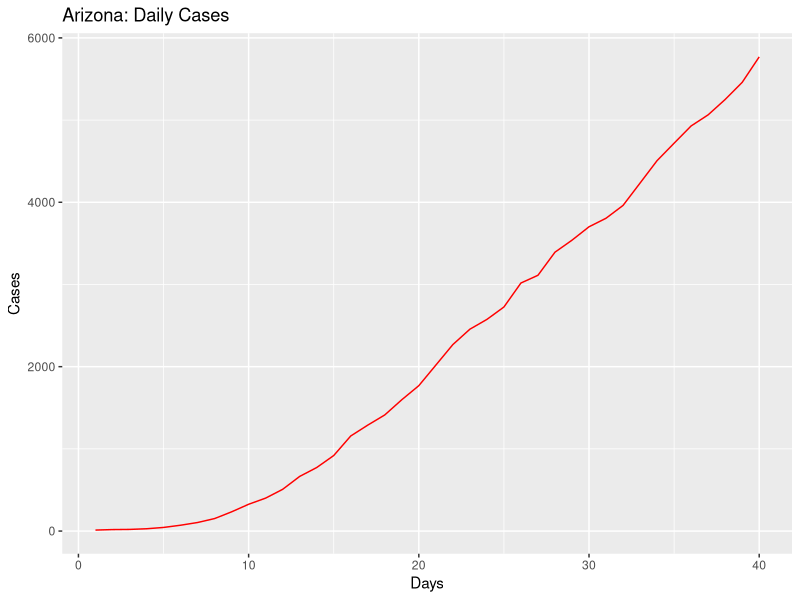
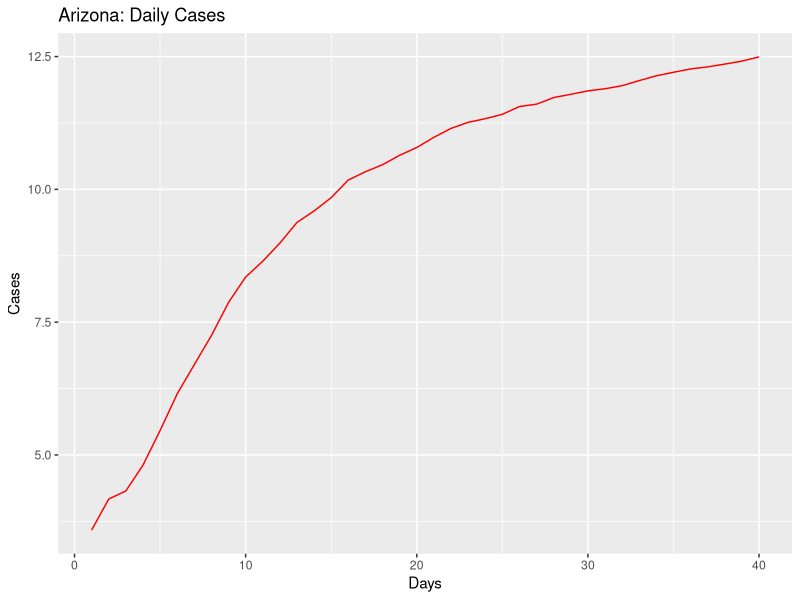
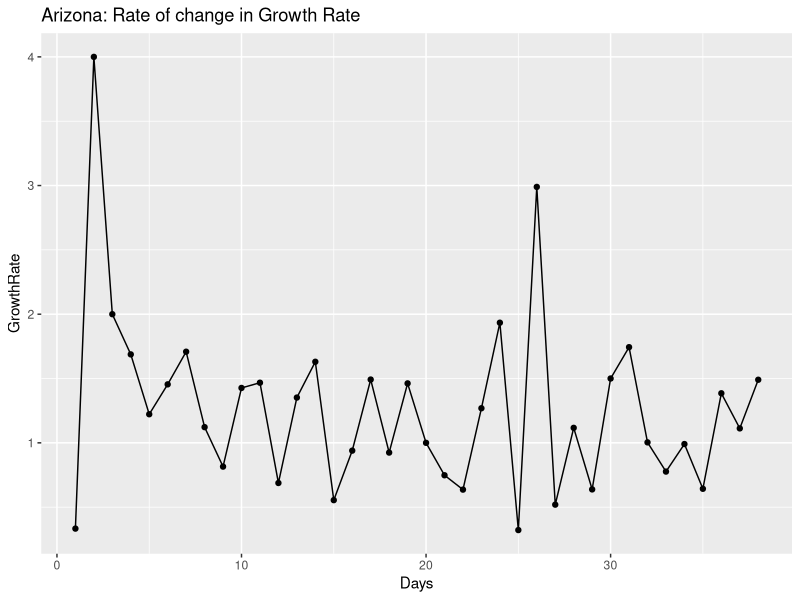
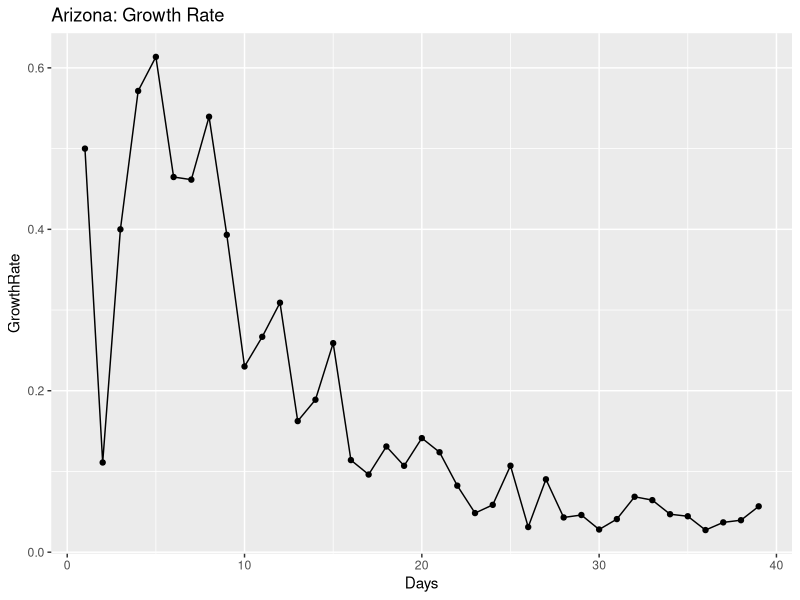
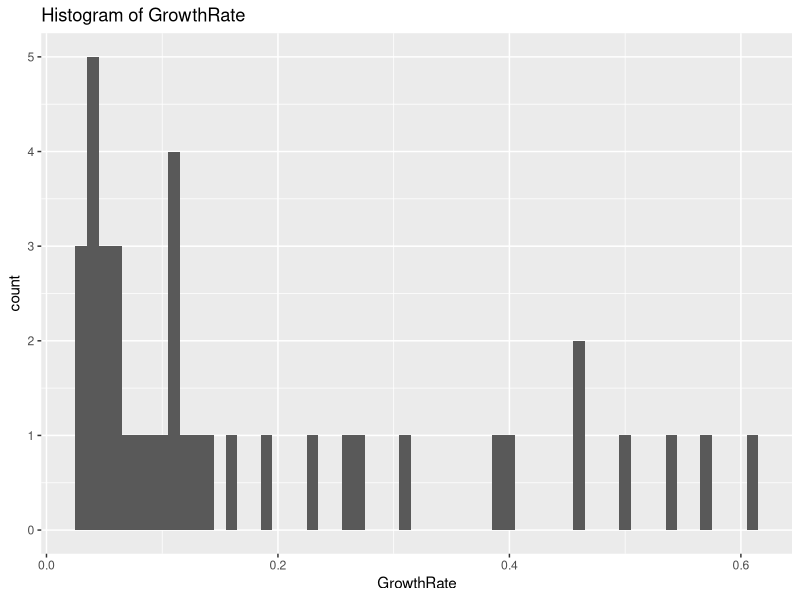
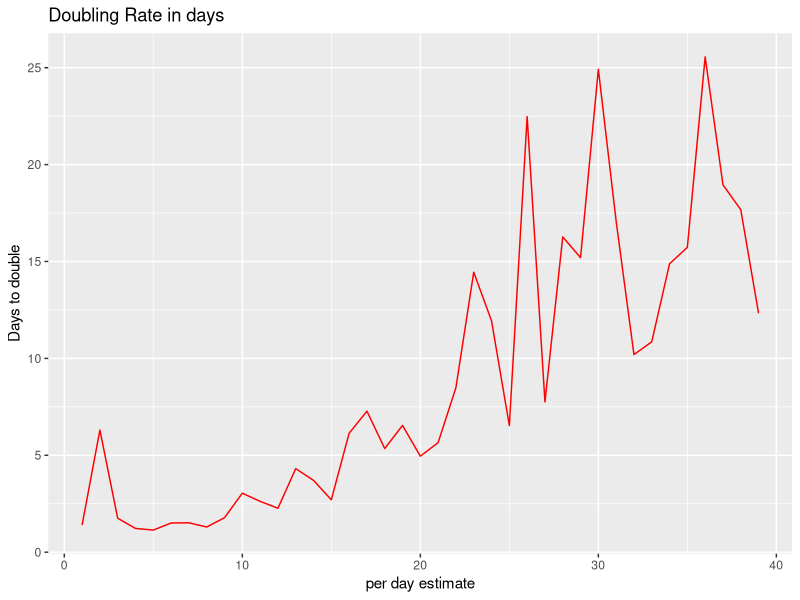
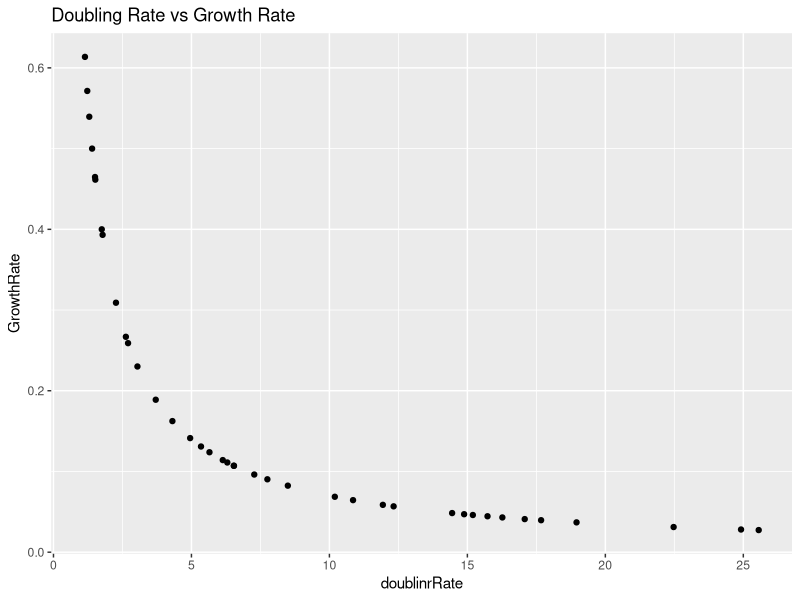
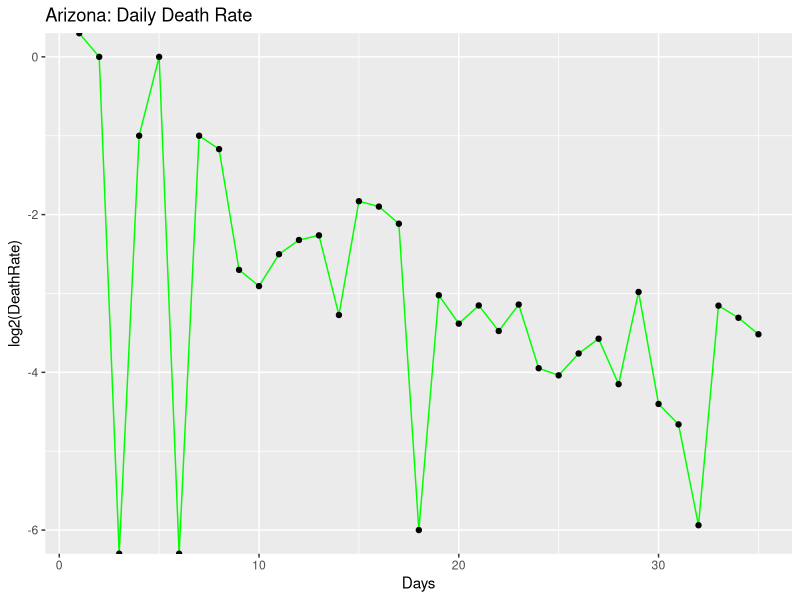

Generate these figures, in order, with R:
## ---- chunk 1
knitr::opts_chunk$set(echo = TRUE)
## ---- chunk 2
library(ggplot2)
library(gridExtra)
library(dplyr)

coronaGrowth <- function(absoluteNumbers){
  growthfactor <- NULL
  absgrowth <- NULL
  for(i in 1:length(absoluteNumbers))
  {
    #print((absoluteNumbers[i]-absoluteNumbers[i+1]/absoluteNumbers[i+1])/absoluteNumbers[i+1])
    growthfactor[i] <- ((absoluteNumbers[i]-absoluteNumbers[i+1]))/(absoluteNumbers[i+1]-absoluteNumbers[i+2])  
    #growthfactor[i] <- ((absoluteNumbers[i]-absoluteNumbers[i+1]))/(absolutenumbers[i])
  }
  
  return (rev(growthfactor))
}

DailyGrowthRate <- function(absoluteNumbers)
{
  growthfactor <- NULL
  absgrowth <- NULL
  for(i in 1:length(absoluteNumbers))
  {
    #print((absoluteNumbers[i]-absoluteNumbers[i+1]/absoluteNumbers[i+1])/absoluteNumbers[i+1])
    growthfactor[i] <- ((absoluteNumbers[i]/absoluteNumbers[i+1]))-1 
    #growthfactor[i] <- ((absoluteNumbers[i]-absoluteNumbers[i+1]))/(absolutenumbers[i])
  }
  
  return (rev(growthfactor))  
}

DoublingRate <- function(absoluteNumbers)
{
  doublingrRate <- NULL
  cumsum <- NULL
  for(i in 1:length(absoluteNumbers))
  {
    
    doublingrRate[i] <- (70/(absoluteNumbers[i]*100))
    
  }
  return ((doublingrRate))  
}

#Calculate the mean and median growth rate:
MeanMediangrowthrate <- function(dataTrend1)
{
  MeanGRTrend <- NULL
  MedianGRTrend <- NULL
  
  for(i in 1:length(dataTrend1$GrowthRate))
  {
    MedianGRTrend[i] <- median(dataTrend1[1:i,"GrowthRate"])
    MeanGRTrend[i] <- mean(dataTrend1[1:i,"GrowthRate"])
  }
  
  dataTrend1$MedianGRT = MedianGRTrend
  dataTrend1$MeanGRT = MeanGRTrend
  
  return(dataTrend1)

}

#Calculate ratio of newdeaths/newcases
newDeathstonewCases <- function(absolutenumbers,totaldeaths)
{
  newCases <- NULL
  newDeaths <- NULL
  for(i in 1:length(absolutenumbers))
  {
    if(i == length(absolutenumbers))
    {
      print("reached the end")
    }else{
     newDeaths[i] = (totaldeaths[i]-totaldeaths[i+1])
     newCases[i] = (absolutenumbers[i]-absolutenumbers[i+1]) 
    }
  }
  

  days <- seq(2:length(absolutenumbers))
 return(data.frame( newDeaths = rev(newDeaths),newCases = rev(newCases),Days = days))
 
}

#Calculate ratio of deaths to totalCases
totalDeathstoCases <- function(absolutenumbers,totaldeaths)
{
  ratio <- NULL
  for(i in 1:length(absolutenumbers))
  {

     ratio[i] = (totaldeaths[i])/(absolutenumbers[i]) 
  }
  
  return(rev(ratio))
}
## ---- chunk 3
#Arizona

absolutenumbers <- c(5769,5459,5251,5064,4929,4719,4507,4234,3962,3806,3702,3539,3393,3112,3018,2726,2575,2456,2269,2019,1769,1598,1413,1289,1157,919,773,665,508,401,326,234,152,104,71,44,28,20,18,12)

totaldeaths <- c(249,229,208,187,184,177,169,150,142,131,122,115,108,97,89,80,73,65,64,52,41,32,29,24,20,17,15,13,9,6,6,3,2,2,1,0,0,0,0,0)

#America
#absolutenumbers <- c(101.7*1000,83.8*1000,65.8*1000,53.7*1000,43.8*1000,33.3*1000,25*1000,19*1000,13.7*1000,7.8*1000,6.4*1000,4.6*1000,3.5*1000,2.7*1000)
## ---- chunk 4
growthrate <- na.exclude(coronaGrowth(absolutenumbers))
days <- seq(1:length(growthrate))
dataTrend <- data.frame(GrowthRate = growthrate,Days = days)
print(dataTrend)
p1 <- ggplot(data=dataTrend, aes(x=Days, y=GrowthRate, group=1)) +ggtitle("Arizona: Rate of change in Growth Rate")+
  geom_line()+
  geom_point()

print(dataTrend)
#print(dataTrend1)




growthrate1 <- na.exclude(DailyGrowthRate(absolutenumbers))
doublingrate1 <- na.exclude(DoublingRate(growthrate1))
days1 <- seq(1:length(growthrate1))
dataTrend1 <- data.frame(GrowthRate = growthrate1,Days = days1,doublinrRate = doublingrate1)
print(dataTrend1)
multiplier <- tail(dataTrend1, n = 1)
pred_val <- (head(absolutenumbers, n = 1)*multiplier[,"GrowthRate"])+head(absolutenumbers, n = 1)

p2 <- ggplot(data=dataTrend1, aes(x=Days, y=GrowthRate, group=1)) +ggtitle("Arizona: Growth Rate")+
  geom_line()+
  geom_point()

days <- seq(1:length(absolutenumbers))
growthrate <- append(growthrate, c(1,1),after = 0)
dataOriginal <- data.frame(Cases = rev(absolutenumbers), Days = days)
p3<- ggplot() +geom_line(data=dataOriginal, aes(x=Days, y=Cases,),color = "Red")+labs(title="Arizona: Daily Cases", y="Cases", x="Days")

p3_log<- ggplot() +geom_line(data=dataOriginal, aes(x=Days, y=log2(Cases)),color = "Red")+labs(title="Arizona: Daily Cases", y="Cases", x="Days")+
  #geom_line(data=dataOriginal, aes(x=Days+1, y=Prediction),color = "Blue")
  geom_point()



# Analyze growth rate to get interval of values
summary(dataTrend1$GrowthRate)
dataTrend1%>%select("GrowthRate")%>%summarise(meanGR = mean(GrowthRate), medianGR = median(GrowthRate), sdGR = sd(GrowthRate))
p4 <- ggplot(data = dataTrend1, aes(x = GrowthRate))+ggtitle("Histogram of GrowthRate")+geom_histogram(binwidth = 0.01)


#Analyze the doubling rate
p5<- ggplot() +geom_line(data=dataTrend1, aes(x=Days, y=doublinrRate),color = "Red")+labs(title="Doubling Rate in days", y="Days to double", x ="per day estimate")+
  #geom_line(data=dataOriginal, aes(x=Days+1, y=Prediction),color = "Blue")
  geom_point()

#Scatter plor of Growthrate versus Doubling Rate
p6 <- ggplot()+geom_point(data = dataTrend1, aes(x = doublinrRate, y = GrowthRate))+labs(title = "Doubling Rate vs Growth Rate")

dataTrend1 <- MeanMediangrowthrate(dataTrend1 = dataTrend1)

#Median growth rate trend 
#Median growth rate trend 
p7 <- ggplot()+geom_line(data = dataTrend1, aes(x = Days, y = MedianGRT),color = "Blue")+labs(title = "Arizona Median(BLUE)VsMean(RED) Growth Rate")+geom_line(data=dataTrend1, aes(x=Days , y=MeanGRT),color = "Red")


deathrate1 <- na.exclude(DailyGrowthRate(totaldeaths))
doublingdeathrate1 <- na.exclude(DoublingRate(deathrate1))
days1 <- seq(1:length(deathrate1))
dataDeathTrend1 <- data.frame(DeathRate = deathrate1,Days = days1,doublinrRate = doublingdeathrate1)
#print(dataDeathTrend1)
#multiplier <- tail(totaldeaths, n = 1)
#pred_val <- (head(dataDeathTrend1, n = 1)*multiplier[,"DeathRate"])+head(dataDeathTrend1, n = 1)

p8 <- ggplot(data=dataDeathTrend1, aes(x=Days, y=log2(DeathRate), group=1)) +ggtitle("Arizona: Daily Death Rate")+
  geom_line(color = "Green")+
  geom_point()


rationewdeathtocases <- newDeathstonewCases(absolutenumbers,totaldeaths)

p9 <- ggplot(data=rationewdeathtocases, aes(x=Days, y=log2(newCases), group=1)) +ggtitle("Arizona:newCases(Orange)")+
  geom_line(color = "Orange")+geom_point()

totaldeathstocases <- totalDeathstoCases(absolutenumbers,totaldeaths)
days <- seq(1:length(absolutenumbers))
datatotaldeathstocasesTrend <- data.frame(ratio = totaldeathstocases,Days = days)
#Scatter plot of totalcases to totaldeaths
p10 <- ggplot(data=datatotaldeathstocasesTrend, aes(x=Days, y=ratio, group=1)) +ggtitle("Arizona: TotalDeaths/TotalCases")+
  geom_line(color = "Yellow")+
  geom_point()

#Confidence Interval for mean population GrowthRate:
meanGR = mean(dataTrend1$GrowthRate)
sdGR = sd(dataTrend1$GrowthRate)

uppperlimitGR= meanGR+sdGR
lowerlimitGR = meanGR-sdGR

#Predictions based on: Current Growth Rate, MeanGrowth Rate, Upper GrowthRate, Lower GrowthRate
pred_val_Current <- (head(absolutenumbers, n = 1)*multiplier[,"GrowthRate"])+head(absolutenumbers, n = 1)
pred_val_MeanGR <- (head(absolutenumbers, n = 1)*meanGR)+head(absolutenumbers, n = 1)
pred_val_upperGR <- (head(absolutenumbers, n = 1)*uppperlimitGR)+head(absolutenumbers, n = 1)
pred_val_lowerGR <- (head(absolutenumbers, n = 1)*lowerlimitGR)+head(absolutenumbers, n = 1)

print("Current GR:")
print(multiplier[,"GrowthRate"])
print(pred_val_Current)

print("Mean GR:")
print(meanGR)
print(pred_val_MeanGR)

print("Upperlimit GR:")
print(uppperlimitGR)
print(pred_val_upperGR)

print("Lowerlimit GR:")
print(lowerlimitGR)
print(pred_val_lowerGR)

#Doubling rate:-
DRCurrent <- round(70/(meanGR*100),digits = 0)
DRMedian <- round(70/(median(dataTrend1$GrowthRate)*100),digits = 0)
latestDRCurrent <- round(tail(dataTrend1$doublinrRate,n=1),digits = 0)

## ---- chunk 5
#grid.arrange(p3,p3_log,p1,p2,p4,p5,p6,nrow = 4, ncol = 2)
print(p3)
print(p3_log)
print(p1)
print(p2)
print(p4)
print(p5)
print(p6)
print(p8)
print(p9)
print(p10)
print(p7)
## ---- chunk 6
library(ggplot2)
library(gridExtra)
library(dplyr)

coronaGrowth <- function(absoluteNumbers){
  growthfactor <- NULL
  absgrowth <- NULL
  for(i in 1:length(absoluteNumbers))
  {
    #print((absoluteNumbers[i]-absoluteNumbers[i+1]/absoluteNumbers[i+1])/absoluteNumbers[i+1])
    growthfactor[i] <- ((absoluteNumbers[i]-absoluteNumbers[i+1]))/(absoluteNumbers[i+1]-absoluteNumbers[i+2])  
    #growthfactor[i] <- ((absoluteNumbers[i]-absoluteNumbers[i+1]))/(absolutenumbers[i])
  }
  
  return (rev(growthfactor))
}

DailyGrowthRate <- function(absoluteNumbers)
{
  growthfactor <- NULL
  absgrowth <- NULL
  for(i in 1:length(absoluteNumbers))
  {
    #print((absoluteNumbers[i]-absoluteNumbers[i+1]/absoluteNumbers[i+1])/absoluteNumbers[i+1])
    growthfactor[i] <- ((absoluteNumbers[i]/absoluteNumbers[i+1]))-1 
    #growthfactor[i] <- ((absoluteNumbers[i]-absoluteNumbers[i+1]))/(absolutenumbers[i])
  }
  
  return (rev(growthfactor))  
}

DoublingRate <- function(absoluteNumbers)
{
  doublingrRate <- NULL
  cumsum <- NULL
  for(i in 1:length(absoluteNumbers))
  {
    
    doublingrRate[i] <- (70/(absoluteNumbers[i]*100))
    
  }
  return ((doublingrRate))  
}

#Calculate the mean and median growth rate:
MeanMediangrowthrate <- function(dataTrend1)
{
  MeanGRTrend <- NULL
  MedianGRTrend <- NULL
  
  for(i in 1:length(dataTrend1$GrowthRate))
  {
    MedianGRTrend[i] <- median(dataTrend1[1:i,"GrowthRate"])
    MeanGRTrend[i] <- mean(dataTrend1[1:i,"GrowthRate"])
  }
  
  dataTrend1$MedianGRT = MedianGRTrend
  dataTrend1$MeanGRT = MeanGRTrend
  
  return(dataTrend1)

}

# #Calculate ratio of newdeaths/newcases
# newDeathstonewCases <- function(absolutenumbers,totaldeaths)
# {
#   ratio <- NULL
#   for(i in 1:length(absolutenumbers))
#   {
#     if(i == length(absolutenumbers))
#     {
#       print("reached the end")
#     }else{
#      ratio[i] = (totaldeaths[i]-totaldeaths[i+1])/(absolutenumbers[i]-absolutenumbers[i+1]) 
#     }
#   }
#   
#   return(rev(ratio))
# }

#Calculate ratio of newdeaths/newcases
newDeathstonewCases <- function(absolutenumbers,totaldeaths)
{
  newCases <- NULL
  newDeaths <- NULL
  for(i in 1:length(absolutenumbers))
  {
    if(i == length(absolutenumbers))
    {
      print("reached the end")
    }else{
     newDeaths[i] = (totaldeaths[i]-totaldeaths[i+1])
     newCases[i] = (absolutenumbers[i]-absolutenumbers[i+1]) 
    }
  }
  

  days <- seq(2:length(absolutenumbers))
 return(data.frame( newDeaths = rev(newDeaths),newCases = rev(newCases),Days = days))
 
}

#Calculate ratio of deaths to totalCases
totalDeathstoCases <- function(absolutenumbers,totaldeaths)
{
  ratio <- NULL
  for(i in 1:length(absolutenumbers))
  {

     ratio[i] = (totaldeaths[i])/(absolutenumbers[i]) 
  }
  
  return(rev(ratio))
}

## ---- chunk 7
#Arizona
#absolutenumbers <- c(773,665,508,401,326,234,152,104,71,44,28,20,18,12)

#America

absolutenumbers <- c(876.156*1000,831.086*1000,804.759*1000,792.913*1000,762.896*1000,726.856*1000,686.431*1000,654.343*1000,622.412*1000,591.285*1000,573.138*1000,545.934*1000,521.623*1000,489.646*1000,454.615*1000,418.451*1000,386.571*1000,355.834*1000,327.871*1000,300.432*1000,265.506*1000,235.281*1000,205.035*1000,176.518*1000,145.369*1000,133.094*1000,123.578*1000,101.7*1000,83.8*1000,65.8*1000,53.7*1000,43.8*1000,33.3*1000,25*1000,19*1000,13.7*1000,7.8*1000,6.4*1000,4.6*1000,3.5*1000,2.7*1000)

totaldeaths <- c(49648,46249,43995,42517,40495,38200,35578,33490,27549,24618,22930,21474,20057,18325,16691,14791,12851,10880,9622,8457,7127,6081,5107,4057,3143,2585,2222,1697,1296,1028,781,556,414,301,255,206,150,110,87,69,57,48,41,38,30,26,22,19,15,12,11,9,6,1,1)




## ---- chunk 8
growthrate <- na.exclude(coronaGrowth(absolutenumbers))
days <- seq(1:length(growthrate))
dataTrend <- data.frame(GrowthRate = growthrate,Days = days)
print(dataTrend)
p1 <- ggplot(data=dataTrend, aes(x=Days, y=GrowthRate, group=1)) +ggtitle("US: Rate of change in Growth Rate")+
  geom_line()+
  geom_point()

print(dataTrend)
#print(dataTrend1)




growthrate1 <- na.exclude(DailyGrowthRate(absolutenumbers))
doublingrate1 <- na.exclude(DoublingRate(growthrate1))
days1 <- seq(1:length(growthrate1))
dataTrend1 <- data.frame(GrowthRate = growthrate1,Days = days1,doublinrRate = doublingrate1)
print(dataTrend1)
multiplier <- tail(dataTrend1, n = 1)
pred_val <- (head(absolutenumbers, n = 1)*multiplier[,"GrowthRate"])+head(absolutenumbers, n = 1)

p2 <- ggplot(data=dataTrend1, aes(x=Days, y=GrowthRate, group=1)) +ggtitle("US: Growth Rate")+
  geom_line()+
  geom_point()

days <- seq(1:length(absolutenumbers))
growthrate <- append(growthrate, c(1,1),after = 0)
dataOriginal <- data.frame(Cases = rev(absolutenumbers), Days = days)
p3<- ggplot() +geom_line(data=dataOriginal, aes(x=Days, y=Cases,),color = "Red")+labs(title="US: Daily Cases", y="Cases", x="Days")

p3_log<- ggplot() +geom_line(data=dataOriginal, aes(x=Days, y=log2(Cases)),color = "Red")+labs(title="US: Daily Cases", y="Cases", x="Days")+
  #geom_line(data=dataOriginal, aes(x=Days+1, y=Prediction),color = "Blue")
  geom_point()



# Analyze growth rate to get interval of values
summary(dataTrend1$GrowthRate)
dataTrend1%>%select("GrowthRate")%>%summarise(meanGR = mean(GrowthRate), medianGR = median(GrowthRate), sdGR = sd(GrowthRate))
p4 <- ggplot(data = dataTrend1, aes(x = GrowthRate))+ggtitle("Histogram of GrowthRate")+geom_histogram(binwidth = 0.01)


#Analyze the doubling rate
p5<- ggplot() +geom_line(data=dataTrend1, aes(x=Days, y=doublinrRate),color = "Red")+labs(title="Doubling Rate in days", y="Days to double", x ="per day estimate")+
  #geom_line(data=dataOriginal, aes(x=Days+1, y=Prediction),color = "Blue")
  geom_point()

#Scatter plor of Growthrate versus Doubling Rate
p6 <- ggplot()+geom_point(data = dataTrend1, aes(x = doublinrRate, y = GrowthRate))+labs(title = "Doubling Rate vs Growth Rate")

dataTrend1 <- MeanMediangrowthrate(dataTrend1 = dataTrend1)


#Median growth rate trend 
#Median growth rate trend 
p7 <- ggplot()+geom_line(data = dataTrend1, aes(x = Days, y = MedianGRT),color = "Blue")+labs(title = "US Median(BLUE)VsMean(RED) Growth Rate")+geom_line(data=dataTrend1, aes(x=Days , y=MeanGRT),color = "Red")

deathrate1 <- na.exclude(DailyGrowthRate(totaldeaths))
doublingdeathrate1 <- na.exclude(DoublingRate(deathrate1))
days1 <- seq(1:length(deathrate1))
dataDeathTrend1 <- data.frame(DeathRate = deathrate1,Days = days1,doublinrRate = doublingdeathrate1)
#print(dataDeathTrend1)
#multiplier <- tail(totaldeaths, n = 1)
#pred_val <- (head(dataDeathTrend1, n = 1)*multiplier[,"DeathRate"])+head(dataDeathTrend1, n = 1)

p8 <- ggplot(data=dataDeathTrend1, aes(x=Days, y=log2(DeathRate), group=1)) +ggtitle("US: Daily Death Rate")+
  geom_line(color = "Green")+
  geom_point()

rationewdeathtocases <- newDeathstonewCases(absolutenumbers,totaldeaths)

p9 <- ggplot(data=rationewdeathtocases, aes(x=Days, y=log2(newCases), group=1)) +ggtitle("US:newCases(Orange)")+
  geom_line(color = "Orange")+geom_point()
totaldeathstocases <- totalDeathstoCases(absolutenumbers,totaldeaths)
days <- seq(1:length(absolutenumbers))
datatotaldeathstocasesTrend <- data.frame(ratio = totaldeathstocases,Days = days)
#Scatter plot of totalcases to totaldeaths
p10 <- ggplot(data=datatotaldeathstocasesTrend, aes(x=Days, y=ratio, group=1)) +ggtitle("US: TotalDeaths/TotalCases")+
  geom_line(color = "Yellow")+
  geom_point()
#Confidence Interval for mean population GrowthRate:
meanGR = mean(dataTrend1$GrowthRate)
sdGR = sd(dataTrend1$GrowthRate)

uppperlimitGR= meanGR+sdGR
lowerlimitGR = meanGR-sdGR

#Predictions based on: Current Growth Rate, MeanGrowth Rate, Upper GrowthRate, Lower GrowthRate
pred_val_Current <- (head(absolutenumbers, n = 1)*multiplier[,"GrowthRate"])+head(absolutenumbers, n = 1)
pred_val_MeanGR <- (head(absolutenumbers, n = 1)*meanGR)+head(absolutenumbers, n = 1)
pred_val_upperGR <- (head(absolutenumbers, n = 1)*uppperlimitGR)+head(absolutenumbers, n = 1)
pred_val_lowerGR <- (head(absolutenumbers, n = 1)*lowerlimitGR)+head(absolutenumbers, n = 1)

print("Current GR:")
print(multiplier[,"GrowthRate"])
print(pred_val_Current)

print("Mean GR:")
print(meanGR)
print(pred_val_MeanGR)

print("Upperlimit GR:")
print(uppperlimitGR)
print(pred_val_upperGR)

print("Lowerlimit GR:")
print(lowerlimitGR)
print(pred_val_lowerGR)

#Doubling rate:-
DRCurrent <- round(70/(meanGR*100),digits = 0)
DRMedian <- round(70/(median(dataTrend1$GrowthRate)*100),digits = 0)
latestDRCurrent <- round(tail(dataTrend1$doublinrRate,n=1),digits = 0)

## ---- chunk 9
#grid.arrange(p3,p3_log,p1,p2,p4,p5,p6,nrow = 4, ncol = 2)
print(p3)
print(p3_log)
print(p1)
print(p2)
print(p4)
print(p5)
print(p6)
print(p8)
print(p9)
print(p10)
print(p7)
## ---- chunk 10
library(ggplot2)
library(gridExtra)
library(dplyr)

coronaGrowth <- function(absoluteNumbers){
  growthfactor <- NULL
  absgrowth <- NULL
  for(i in 1:length(absoluteNumbers))
  {
    #print((absoluteNumbers[i]-absoluteNumbers[i+1]/absoluteNumbers[i+1])/absoluteNumbers[i+1])
    growthfactor[i] <- ((absoluteNumbers[i]-absoluteNumbers[i+1]))/(absoluteNumbers[i+1]-absoluteNumbers[i+2])  
    #growthfactor[i] <- ((absoluteNumbers[i]-absoluteNumbers[i+1]))/(absolutenumbers[i])
  }
  
  return (rev(growthfactor))
}

DailyGrowthRate <- function(absoluteNumbers)
{
  growthfactor <- NULL
  absgrowth <- NULL
  for(i in 1:length(absoluteNumbers))
  {
    #print((absoluteNumbers[i]-absoluteNumbers[i+1]/absoluteNumbers[i+1])/absoluteNumbers[i+1])
    growthfactor[i] <- ((absoluteNumbers[i]/absoluteNumbers[i+1]))-1 
    #growthfactor[i] <- ((absoluteNumbers[i]-absoluteNumbers[i+1]))/(absolutenumbers[i])
  }
  
  return (rev(growthfactor))  
}

DoublingRate <- function(absoluteNumbers)
{
  doublingrRate <- NULL
  cumsum <- NULL
  for(i in 1:length(absoluteNumbers))
  {
    
    doublingrRate[i] <- (70/(absoluteNumbers[i]*100))
    
  }
  return ((doublingrRate))  
}

#Calculate the mean and median growth rate:
MeanMediangrowthrate <- function(dataTrend1)
{
  MeanGRTrend <- NULL
  MedianGRTrend <- NULL
  
  for(i in 1:length(dataTrend1$GrowthRate))
  {
    MedianGRTrend[i] <- median(dataTrend1[1:i,"GrowthRate"])
    MeanGRTrend[i] <- mean(dataTrend1[1:i,"GrowthRate"])
  }
  
  dataTrend1$MedianGRT = MedianGRTrend
  dataTrend1$MeanGRT = MeanGRTrend
  
  return(dataTrend1)

}

#Calculate ratio of newdeaths/newcases
# newDeathstonewCases <- function(absolutenumbers,totaldeaths)
# {
#   ratio <- NULL
#   for(i in 1:length(absolutenumbers))
#   {
#     if(i == length(absolutenumbers))
#     {
#       print("reached the end")
#     }else{
#      ratio[i] = (totaldeaths[i]-totaldeaths[i+1])/(absolutenumbers[i]-absolutenumbers[i+1]) 
#     }
#   }
#   
#   return(rev(ratio))
# }

#Calculate ratio of newdeaths/newcases
newDeathstonewCases <- function(absolutenumbers,totaldeaths)
{
  newCases <- NULL
  newDeaths <- NULL
  for(i in 1:length(absolutenumbers))
  {
    if(i == length(absolutenumbers))
    {
      print("reached the end")
    }else{
     newDeaths[i] = (totaldeaths[i]-totaldeaths[i+1])
     newCases[i] = (absolutenumbers[i]-absolutenumbers[i+1]) 
    }
  }
  

  days <- seq(2:length(absolutenumbers))
 return(data.frame( newDeaths = rev(newDeaths),newCases = rev(newCases),Days = days))
 
}

#Calculate ratio of deaths to totalCases
totalDeathstoCases <- function(absolutenumbers,totaldeaths)
{
  ratio <- NULL
  for(i in 1:length(absolutenumbers))
  {

     ratio[i] = (totaldeaths[i])/(absolutenumbers[i]) 
  }
  
  return(rev(ratio))
}
## ---- chunk 11
#Arizona
#absolutenumbers <- c(773,665,508,401,326,234,152,104,71,44,28,20,18,12)

#America
absolutenumbers <- c(21797,20471,18985,18601,14792,13835,12759,12320,10941,9635,9166,8339,7598,6653,5749,5311,4778,3588,3082,2567,2341,1637,1397,1251,1071,1024,987,887,727,657,536,499,396,332,249,194,169,143,129,114,100,82,74,62,62,47,40,34,31,30,29,7,6,3,3,3,3,3,3,3,3,3,3,3,3,3,3,3)

totaldeaths <- c(686,652,603,592,488,452,423,405,368,331,325,288,246,227,178,160,136,118,99,86,72,58,35,27,24,20,20,12,10,10,7,5,5,4,3,3,2,2,2,2,1,0,0,0,0,0,0,0,0,0,0,0,0,0,0,0,0,0,0,0,0,0,0,0,0,0,0,0)
## ---- chunk 12
growthrate <- na.exclude(coronaGrowth(absolutenumbers))
days <- seq(1:length(growthrate))
dataTrend <- data.frame(GrowthRate = growthrate,Days = days)
print(dataTrend)
p1 <- ggplot(data=dataTrend, aes(x=Days, y=GrowthRate, group=1)) +ggtitle("US: Rate of change in Growth Rate")+
  geom_line()+
  geom_point()

print(dataTrend)
#print(dataTrend1)




growthrate1 <- na.exclude(DailyGrowthRate(absolutenumbers))
doublingrate1 <- na.exclude(DoublingRate(growthrate1))
days1 <- seq(1:length(growthrate1))
dataTrend1 <- data.frame(GrowthRate = growthrate1,Days = days1,doublinrRate = doublingrate1)
print(dataTrend1)
multiplier <- tail(dataTrend1, n = 1)
pred_val <- (head(absolutenumbers, n = 1)*multiplier[,"GrowthRate"])+head(absolutenumbers, n = 1)

p2 <- ggplot(data=dataTrend1, aes(x=Days, y=GrowthRate, group=1)) +ggtitle("India: Growth Rate")+
  geom_line()+
  geom_point()

days <- seq(1:length(absolutenumbers))
growthrate <- append(growthrate, c(1,1),after = 0)
dataOriginal <- data.frame(Cases = rev(absolutenumbers), Days = days)
p3<- ggplot() +geom_line(data=dataOriginal, aes(x=Days, y=Cases,),color = "Red")+labs(title="India: Daily Cases", y="Cases", x="Days")

p3_log<- ggplot() +geom_line(data=dataOriginal, aes(x=Days, y=log2(Cases)),color = "Red")+labs(title="India: Daily Cases", y="Cases", x="Days")+
  #geom_line(data=dataOriginal, aes(x=Days+1, y=Prediction),color = "Blue")
  geom_point()



# Analyze growth rate to get interval of values
summary(dataTrend1$GrowthRate)
dataTrend1%>%select("GrowthRate")%>%summarise(meanGR = mean(GrowthRate), medianGR = median(GrowthRate), sdGR = sd(GrowthRate))
p4 <- ggplot(data = dataTrend1, aes(x = GrowthRate))+ggtitle("Histogram of GrowthRate")+geom_histogram(binwidth = 0.01)


#Analyze the doubling rate
p5<- ggplot() +geom_line(data=dataTrend1, aes(x=Days, y=doublinrRate),color = "Red")+labs(title="Doubling Rate in days", y="Days to double", x ="per day estimate")+
  #geom_line(data=dataOriginal, aes(x=Days+1, y=Prediction),color = "Blue")
  geom_point()

#Scatter plor of Growthrate versus Doubling Rate
p6 <- ggplot()+geom_point(data = dataTrend1, aes(x = doublinrRate, y = GrowthRate))+labs(title = "Doubling Rate vs Growth Rate")

dataTrend1 <- MeanMediangrowthrate(dataTrend1 = dataTrend1)


#Median growth rate trend 
p7 <- ggplot()+geom_line(data = dataTrend1, aes(x = Days, y = MedianGRT),color = "Blue")+labs(title = "India Median(BLUE)VsMean(RED) Growth Rate")+geom_line(data=dataTrend1, aes(x=Days , y=MeanGRT),color = "Red")

deathrate1 <- na.exclude(DailyGrowthRate(totaldeaths))
doublingdeathrate1 <- na.exclude(DoublingRate(deathrate1))
days1 <- seq(1:length(deathrate1))
dataDeathTrend1 <- data.frame(DeathRate = deathrate1,Days = days1,doublinrRate = doublingdeathrate1)
#print(dataDeathTrend1)
#multiplier <- tail(totaldeaths, n = 1)
#pred_val <- (head(dataDeathTrend1, n = 1)*multiplier[,"DeathRate"])+head(dataDeathTrend1, n = 1)

p8 <- ggplot(data=dataDeathTrend1, aes(x=Days, y=log2(DeathRate), group=1)) +ggtitle("India: Daily Death Rate")+
  geom_line(color = "Green")+
  geom_point()

rationewdeathtocases <- newDeathstonewCases(absolutenumbers,totaldeaths)

p9 <- ggplot(data=rationewdeathtocases, aes(x=Days, y=log2(newCases), group=1)) +ggtitle("India:newCases(Orange)")+
  geom_line(color = "Orange")+geom_point()

totaldeathstocases <- totalDeathstoCases(absolutenumbers,totaldeaths)
days <- seq(1:length(absolutenumbers))
datatotaldeathstocasesTrend <- data.frame(ratio = totaldeathstocases,Days = days)
#Scatter plot of totalcases to totaldeaths
p10 <- ggplot(data=datatotaldeathstocasesTrend, aes(x=Days, y=ratio, group=1)) +ggtitle("India: TotalDeaths/TotalCases")+
  geom_line(color = "Yellow")+
  geom_point()

#Confidence Interval for mean population GrowthRate:
meanGR = mean(dataTrend1$GrowthRate)
sdGR = sd(dataTrend1$GrowthRate)

uppperlimitGR= meanGR+sdGR
lowerlimitGR = meanGR-sdGR

#Predictions based on: Current Growth Rate, MeanGrowth Rate, Upper GrowthRate, Lower GrowthRate
pred_val_Current <- (head(absolutenumbers, n = 1)*multiplier[,"GrowthRate"])+head(absolutenumbers, n = 1)
pred_val_MeanGR <- (head(absolutenumbers, n = 1)*meanGR)+head(absolutenumbers, n = 1)
pred_val_upperGR <- (head(absolutenumbers, n = 1)*uppperlimitGR)+head(absolutenumbers, n = 1)
pred_val_lowerGR <- (head(absolutenumbers, n = 1)*lowerlimitGR)+head(absolutenumbers, n = 1)

print("Current GR:")
print(multiplier[,"GrowthRate"])
print(pred_val_Current)

print("Mean GR:")
print(meanGR)
print(pred_val_MeanGR)

print("Upperlimit GR:")
print(uppperlimitGR)
print(pred_val_upperGR)

print("Lowerlimit GR:")
print(lowerlimitGR)
print(pred_val_lowerGR)

#Doubling rate:-
DRCurrent <- round(70/(meanGR*100),digits = 0)
DRMedian <- round(70/(median(dataTrend1$GrowthRate)*100),digits = 0)
latestDRCurrent <- round(tail(dataTrend1$doublinrRate,n=1),digits = 0)

## ---- chunk 13
#grid.arrange(p3,p3_log,p1,p2,p4,p5,p6,nrow = 4, ncol = 2)
print(p3)
print(p3_log)
print(p1)
print(p2)
print(p4)
print(p5)
print(p6)
print(p8)
print(p9)
print(p10)
print(p7)
